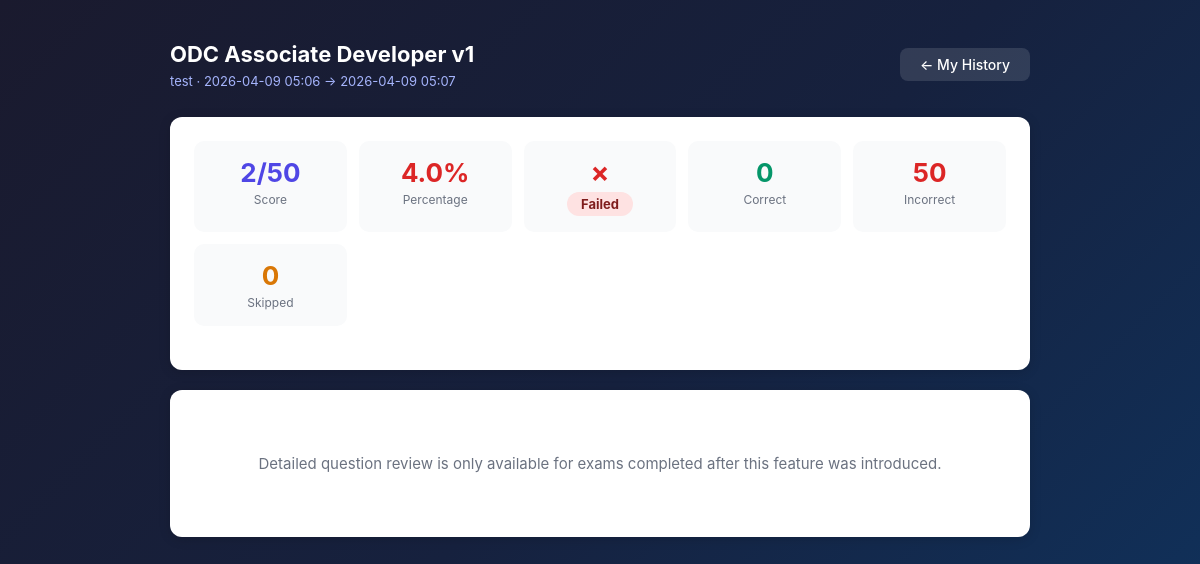
/history/1 (signed in), run on the app's committed database.
### tables this page shows
CREATE TABLE attempts (
                id INTEGER PRIMARY KEY AUTOINCREMENT,
                user_id INTEGER NOT NULL,
                batch_key TEXT NOT NULL,
                batch_name TEXT NOT NULL,
                status TEXT NOT NULL DEFAULT 'in_progress',
                score INTEGER,
                total INTEGER,
                percentage REAL,
                passed INTEGER,
                started_at TIMESTAMP DEFAULT CURRENT_TIMESTAMP,
                finished_at TIMESTAMP, results_json TEXT,
                FOREIGN KEY (user_id) REFERENCES users(id)
            );

### app.py (the view, shortened to what this page needs)
@app.route('/history/<int:attempt_id>')
@login_required
def attempt_detail(attempt_id):
    attempt = user_db.get_attempt_detail(attempt_id, session['user_id'])
    if not attempt:
        return redirect('/history')
    results = json.loads(attempt['results_json']) if attempt.get('results_json') else []
    category_breakdown = {}
    return render_template('attempt_detail.html',
                           attempt=attempt,
                           results=results,
                           category_breakdown=category_breakdown,
                           username=session.get('username', ''))

### app.py (called while the page is built)
def login_required(f):
    @wraps(f)
    def decorated(*args, **kwargs):
        if 'user_id' not in session:
            return redirect('/')
        return f(*args, **kwargs)
    return decorated

### db.py (called while the page is built)
def get_db():
    conn = sqlite3.connect(DB_PATH)
    conn.row_factory = sqlite3.Row
    return conn

def get_attempt_detail(attempt_id, user_id):
    with get_db() as conn:
        row = conn.execute(
            '''SELECT id, batch_key, batch_name, status, score, total, percentage,
                      passed, started_at, finished_at, results_json
               FROM attempts WHERE id = ? AND user_id = ?''',
            (attempt_id, user_id)
        ).fetchone()
        return dict(row) if row else None

### templates/attempt_detail.html (shortened to what this page needs)
<!DOCTYPE html>
<html lang="en">
<head>
</head>
<body>
    <div class="page-wrap">
        <div class="page-header">
            <div>
                <h1>{{ attempt.batch_name }}</h1>
                <p class="page-header-sub">
                    {{ username }} ·
                    {{ attempt.started_at[:16].replace('T', ' ') }}
                    {% if attempt.finished_at %} → {{ attempt.finished_at[:16].replace('T', ' ') }}{% endif %}
                </p>
            </div>
            <div class="header-links">
                <a href="/history" class="btn-back">← My History</a>
            </div>
        </div>
        <div class="card">
            <div class="summary-grid">
                <div class="summary-stat">
                    <div class="summary-stat-value">{{ attempt.score }}/{{ attempt.total }}</div>
                    <div class="summary-stat-label">Score</div>
                </div>
                <div class="summary-stat">
                    <div class="summary-stat-value {% if attempt.passed %}pass{% else %}fail{% endif %}">
                        {{ "%.1f"|format(attempt.percentage) }}%
                    </div>
                    <div class="summary-stat-label">Percentage</div>
                </div>
                <div class="summary-stat">
                    {% if attempt.passed %}
                    <div class="summary-stat-value pass">✓</div>
                    <div class="summary-stat-label">
                        <span class="badge badge-pass">Passed</span>
                    </div>
                    {% else %}
                    <div class="summary-stat-value fail">✗</div>
                    <div class="summary-stat-label">
                        <span class="badge badge-fail">Failed</span>
                    </div>
                    {% endif %}
                </div>
                {% set correct_count = results | selectattr('is_correct') | list | length %}
                {% set skipped_count = results | selectattr('user_answer', 'equalto', '') | list | length %}
                <div class="summary-stat">
                    <div class="summary-stat-value" style="color:#059669;">{{ correct_count }}</div>
                    <div class="summary-stat-label">Correct</div>
                </div>
                <div class="summary-stat">
                    <div class="summary-stat-value" style="color:#dc2626;">{{ attempt.total - correct_count - skipped_count }}</div>
                    <div class="summary-stat-label">Incorrect</div>
                </div>
                <div class="summary-stat">
                    <div class="summary-stat-value" style="color:#d97706;">{{ skipped_count }}</div>
                    <div class="summary-stat-label">Skipped</div>
                </div>
            </div>
        </div>
        {% if results %}
        <div class="card">
            <div class="section-title">Question Review</div>
            <div class="filter-bar">
                <button class="filter-btn active" onclick="filterCards('all', this)">All ({{ results | length }})</button>
                <button class="filter-btn" onclick="filterCards('correct', this)">✓ Correct ({{ results | selectattr('is_correct') | list | length }})</button>
                <button class="filter-btn" onclick="filterCards('wrong', this)">✗ Incorrect ({{ results | rejectattr('is_correct') | selectattr('user_answer') | list | length }})</button>
                <button class="filter-btn" onclick="filterCards('skipped', this)">⚠ Skipped ({{ results | selectattr('user_answer', 'equalto', '') | list | length }})</button>
            </div>
            {% for r in results %}
            {% set skipped = not r.user_answer %}
            <div class="review-card"
                 data-status="{% if skipped %}skipped{% elif r.is_correct %}correct{% else %}wrong{% endif %}">
                <div class="review-card-header">
                    <span class="review-q-num">Q{{ r.id }}</span>
                    {% if skipped %}
                    <span class="review-badge-skipped">⚠ Skipped</span>
                    {% elif r.is_correct %}
                    <span class="review-badge-correct">✓ Correct</span>
                    {% else %}
                    <span class="review-badge-wrong">✗ Incorrect</span>
                    {% endif %}
                    {% if r.is_o11 %}
                    <span class="o11-badge" title="{{ r.o11_note or 'O11 specific' }}">O11 Only</span>
                    {% endif %}
                    <span class="review-category">{{ r.category }} › {{ r.subcategory }}</span>
                </div>
                <div class="review-card-body">
                    <div class="review-question-text">{{ r.question }}</div>
                    <div class="review-options">
                        {% for opt in r.options %}
                        {% set letter = opt[0] %}
                        {% set is_correct_opt = letter == r.correct %}
                        {% set is_user_wrong = letter == r.user_answer and not r.is_correct %}
                        <div class="review-option{% if is_correct_opt %} correct{% elif is_user_wrong %} wrong{% endif %}">
                            {{ opt }}{% if is_correct_opt %} ✓{% elif is_user_wrong %} ✗ your answer{% endif %}
                        </div>
                        {% endfor %}
                    </div>
                    {% if r.explanation %}
                    <div class="review-explanation"><strong>Explanation:</strong> {{ r.explanation }}</div>
                    {% endif %}
                </div>
            </div>
            {% endfor %}
        </div>
        {% else %}
        <div class="card">
            <div class="no-results-notice">
                Detailed question review is only available for exams completed after this feature was introduced.
            </div>
        </div>
        {% endif %}
    </div>
</body>
</html>

### templates/attempt_detail.html (style rules this page uses)
* { margin: 0; padding: 0; box-sizing: border-box; }
body { font-family: -apple-system, BlinkMacSystemFont, 'Segoe UI', Roboto, 'Helvetica Neue', Arial, sans-serif; background: linear-gradient(135deg, #1a1a2e 0%, #16213e 50%, #0f3460 100%); min-height: 100vh; padding: 40px 20px; color: #333; }
.page-wrap { max-width: 860px; margin: 0 auto; }
.page-header { display: flex; align-items: center; justify-content: space-between; margin-bottom: 28px; flex-wrap: wrap; gap: 12px; }
.page-header h1 { color: white; font-size: 22px; font-weight: 700; line-height: 1.3; }
.page-header-sub { color: #a5b4fc; font-size: 13px; margin-top: 4px; }
.header-links { display: flex; gap: 12px; }
.btn-back { display: inline-block; padding: 8px 20px; background: rgba(255,255,255,0.12); color: white; border-radius: 8px; text-decoration: none; font-size: 14px; font-weight: 500; transition: background 0.2s; }
.card { background: white; border-radius: 12px; padding: 24px; margin-bottom: 20px; box-shadow: 0 2px 12px rgba(0,0,0,0.15); }
.summary-grid { display: grid; grid-template-columns: repeat(auto-fit, minmax(130px, 1fr)); gap: 12px; margin-bottom: 20px; }
.summary-stat { background: #f9fafb; border-radius: 10px; padding: 16px; text-align: center; }
.summary-stat-value { font-size: 26px; font-weight: 700; color: #4f46e5; }
.summary-stat-value.fail { color: #dc2626; }
.summary-stat-label { font-size: 12px; color: #6b7280; margin-top: 4px; }
.badge { display: inline-block; padding: 4px 14px; border-radius: 99px; font-size: 13px; font-weight: 700; }
.badge-fail { background: #fee2e2; color: #7f1d1d; }
.no-results-notice { text-align: center; padding: 40px 20px; color: #6b7280; font-size: 15px; }

### data on the page
attempts: batch_name "ODC Associate Developer v1", started_at "2026-04-09 05:06", finished_at "2026-04-09 05:07", score "2", total "50", percentage "4.0", attempt.total-correct_count-skipped_count "50"

### other printed values
{{ username }} "test"
{{ correct_count }} "0"
{{ skipped_count }} "0"
